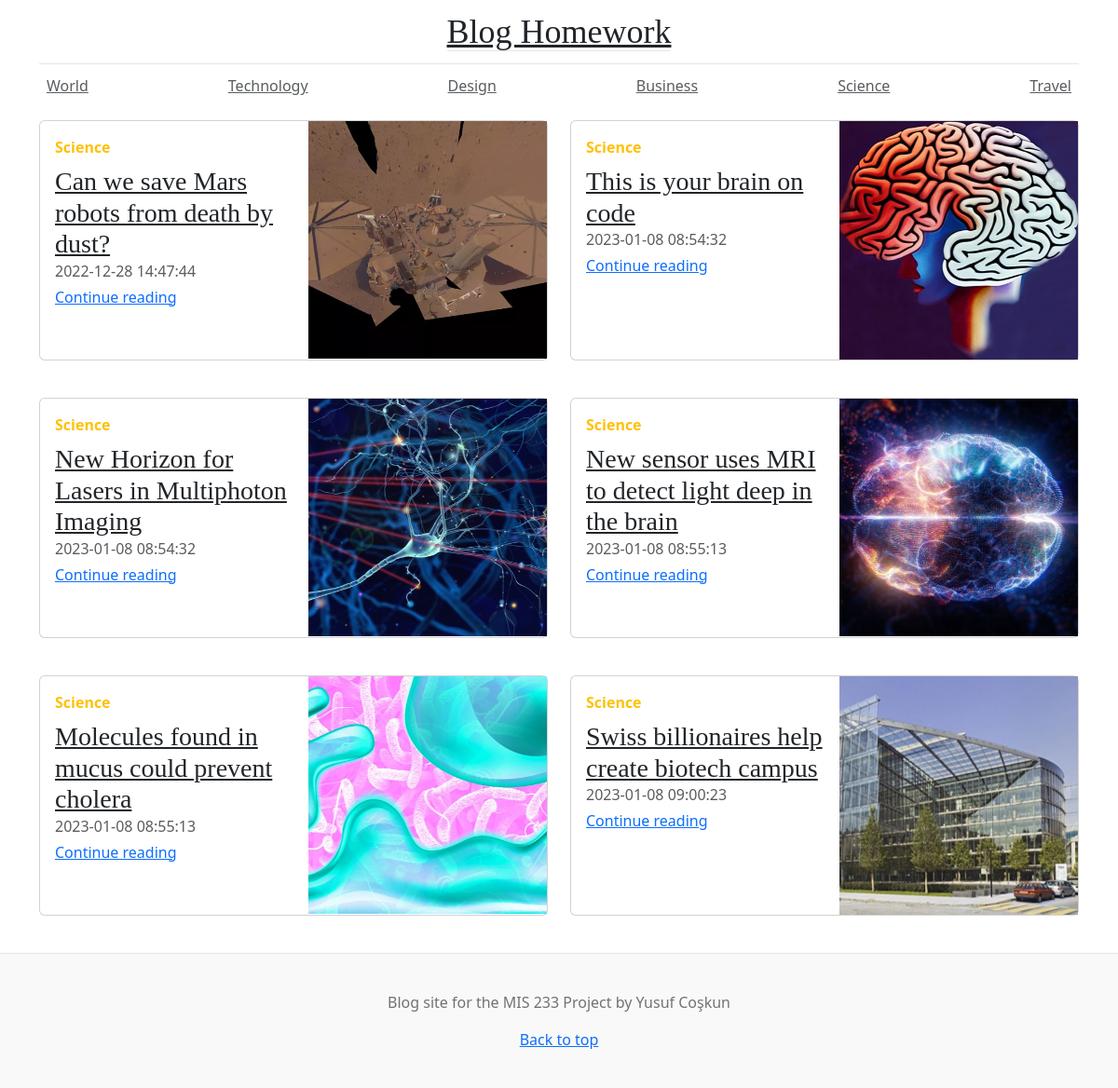
Page /project/science.php on the committed database.
### tables this page shows
CREATE TABLE IF NOT EXISTS `posts` (
  `id` int NOT NULL AUTO_INCREMENT,
  `title` varchar(255) NOT NULL,
  `body` text NOT NULL,
  `created_at` datetime NOT NULL,
  `categories` text,
  PRIMARY KEY (`id`)
);

### project/science.php (the view, shortened to what this page needs)
<?php
include "../config.php";
$sql = "SELECT * FROM posts WHERE categories='Science'";
$result = mysqli_query($database, $sql);
?>
<!DOCTYPE html>
<html>
<head>
  <link href="css/bootstrap.min.css" rel="stylesheet">
  <link href="css/blog.css" rel="stylesheet">
</head>
<body>
<div class="container">
<?php
    include "header.php";
    ?>
    <?php
    include "navbar.php";
    ?>
<div class="row my-3">
        <div class="col-md-6">
            <div class="card flex-md-row mb-4 box-shadow h-md-250">
                <div class="card-body d-flex flex-column align-items-start">
                   <strong class="d-inline-block mb-2 text-warning">Science</strong>
                    <h3 class="mb-0">
                        <?php if ($row = mysqli_fetch_assoc($result)) { ?>
                        <a class="text-dark" href="post.php?id=<?php echo $row['id']; ?>"> <?php echo $row['title']; ?></a>
                    </h3>
                    <div class="mb-1 text-muted"><?php echo $row['created_at']; ?></div>
                    <?php } ?>
                    <a href="post.php?id=<?php echo $row['id']; ?>">Continue reading</a>
                </div>
                <img class="card-img-right flex-auto d-none d-md-block" src="images\mars.png" alt="Card image cap">
            </div>
        </div>
    <div class="col-md-6">
            <div class="card flex-md-row mb-4 box-shadow h-md-250">
                <div class="card-body d-flex flex-column align-items-start">
                   <strong class="d-inline-block mb-2 text-warning">Science</strong>
                    <h3 class="mb-0">
                        <?php if ($row = mysqli_fetch_assoc($result)) { ?>
                        <a class="text-dark" href="post.php?id=<?php echo $row['id']; ?>"> <?php echo $row['title']; ?></a>
                    </h3>
                    <div class="mb-1 text-muted"><?php echo $row['created_at']; ?></div>
                    <?php } ?>
                    <a href="post.php?id=<?php echo $row['id']; ?>">Continue reading</a>
                </div>
                <img class="card-img-right flex-auto d-none d-md-block" src="images\brain.png" alt="Card image cap">
            </div>
        </div>
    </div>
    <div class="row mb-2">
        <div class="col-md-6">
            <div class="card flex-md-row mb-4 box-shadow h-md-250">
                <div class="card-body d-flex flex-column align-items-start">
                   <strong class="d-inline-block mb-2 text-warning">Science</strong>
                    <h3 class="mb-0">
                        <?php if ($row = mysqli_fetch_assoc($result)) { ?>
                        <a class="text-dark" href="post.php?id=<?php echo $row['id']; ?>"> <?php echo $row['title']; ?></a>
                    </h3>
                    <div class="mb-1 text-muted"><?php echo $row['created_at']; ?></div>
                    <?php } ?>
                    <a href="post.php?id=<?php echo $row['id']; ?>">Continue reading</a>
                </div>
                <img class="card-img-right flex-auto d-none d-md-block" src="images\laser.png" alt="Card image cap">
            </div>
        </div>
        <div class="col-md-6">
            <div class="card flex-md-row mb-4 box-shadow h-md-250">
                <div class="card-body d-flex flex-column align-items-start">
                   <strong class="d-inline-block mb-2 text-warning">Science</strong>
                    <h3 class="mb-0">
                        <?php if ($row = mysqli_fetch_assoc($result)) { ?>
                        <a class="text-dark" href="post.php?id=<?php echo $row['id']; ?>"> <?php echo $row['title']; ?></a>
                    </h3>
                    <div class="mb-1 text-muted"><?php echo $row['created_at']; ?></div>
                    <?php } ?>
                    <a href="post.php?id=<?php echo $row['id']; ?>">Continue reading</a>
                </div>
                <img class="card-img-right flex-auto d-nosne d-md-block" src="images\lightbrain.png" alt="Card image cap">
            </div>
        </div>
    </div>
    <div class="row my-3">
    <div class="col-md-6">
            <div class="card flex-md-row mb-4 box-shadow h-md-250">
                <div class="card-body d-flex flex-column align-items-start">
                   <strong class="d-inline-block mb-2 text-warning">Science</strong>
                    <h3 class="mb-0">
                        <?php if ($row = mysqli_fetch_assoc($result)) { ?>
                        <a class="text-dark" href="post.php?id=<?php echo $row['id']; ?>"> <?php echo $row['title']; ?></a>
                    </h3>
                    <div class="mb-1 text-muted"><?php echo $row['created_at']; ?></div>
                    <?php } ?>
                    <a href="post.php?id=<?php echo $row['id']; ?>">Continue reading</a>
                </div>
                <img class="card-img-right flex-auto d-none d-md-block" src="images\cholera.png" alt="Card image cap">
            </div>
        </div>
        <div class="col-md-6">
            <div class="card flex-md-row mb-4 box-shadow h-md-250">
                <div class="card-body d-flex flex-column align-items-start">
                   <strong class="d-inline-block mb-2 text-warning">Science</strong>
                    <h3 class="mb-0">
                        <?php if ($row = mysqli_fetch_assoc($result)) { ?>
                        <a class="text-dark" href="post.php?id=<?php echo $row['id']; ?>"> <?php echo $row['title']; ?></a>
                    </h3>
                    <div class="mb-1 text-muted"><?php echo $row['created_at']; ?></div>
                    <?php } ?>
                    <a href="post.php?id=<?php echo $row['id']; ?>">Continue reading</a>
                </div>
                <img class="card-img-right flex-auto d-none d-md-block" src="images\swiss.png" alt="Card image cap">
            </div>
        </div>
    </div>
</div>
    <?php
  include "footer.php";
  ?>
</body>
</html>

### project/css/blog.css (style rules this page uses)
h1, h2, h3, h4, h5, h6 { font-family: "Playfair Display", Georgia, "Times New Roman", serif; }
.flex-auto { flex: 0 0 auto; }
@media (min-width: 768px) { .h-md-250 { height: 250px; } }

### rows in the picture
posts: title "Can we save Mars robots from death by dust?", created_at "2022-12-28 14:47:44"
posts: title "This is your brain on code", created_at "2023-01-08 08:54:32"
posts: title "New Horizon for Lasers in Multiphoton Imaging", created_at "2023-01-08 08:54:32"
posts: title "New sensor uses MRI to detect light deep in the brain", created_at "2023-01-08 08:55:13"
posts: title "Molecules found in mucus could prevent cholera", created_at "2023-01-08 08:55:13"
posts: title "Swiss billionaires help create biotech campus", created_at "2023-01-08 09:00:23"
